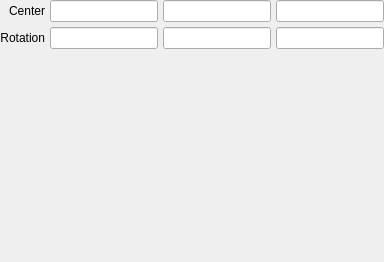
         <widget class="QWidget" name="cross_cap">
          <layout class="QGridLayout" name="gridLayout_33">
           <property name="margin">
            <number>0</number>
           </property>
           <property name="spacing">
            <number>5</number>
           </property>
           <item row="0" column="0">
            <widget class="QLabel" name="label_79">
             <property name="text">
              <string>Center</string>
             </property>
             <property name="alignment">
              <set>Qt::AlignRight|Qt::AlignTrailing|Qt::AlignVCenter</set>
             </property>
            </widget>
           </item>
           <item row="0" column="1">
            <widget class="QLineEdit" name="lineedit_cross_cap_translation_x"/>
           </item>
           <item row="0" column="2">
            <widget class="QLineEdit" name="lineedit_cross_cap_translation_y"/>
           </item>
           <item row="0" column="3">
            <widget class="QLineEdit" name="lineedit_cross_cap_translation_z"/>
           </item>
           <item row="1" column="0">
            <widget class="QLabel" name="label_78">
             <property name="text">
              <string>Rotation</string>
             </property>
             <property name="alignment">
              <set>Qt::AlignRight|Qt::AlignTrailing|Qt::AlignVCenter</set>
             </property>
            </widget>
           </item>
           <item row="1" column="1">
            <widget class="QLineEdit" name="lineedit_cross_cap_rotation_x"/>
           </item>
           <item row="1" column="2">
            <widget class="QLineEdit" name="lineedit_cross_cap_rotation_y"/>
           </item>
           <item row="1" column="3">
            <widget class="QLineEdit" name="lineedit_cross_cap_rotation_z"/>
           </item>
           <item row="2" column="1">
            <spacer name="verticalSpacer_29">
             <property name="orientation">
              <enum>Qt::Vertical</enum>
             </property>
             <property name="sizeHint" stdset="0">
              <size>
               <width>20</width>
               <height>213</height>
              </size>
             </property>
            </spacer>
           </item>
          </layout>
         </widget>
